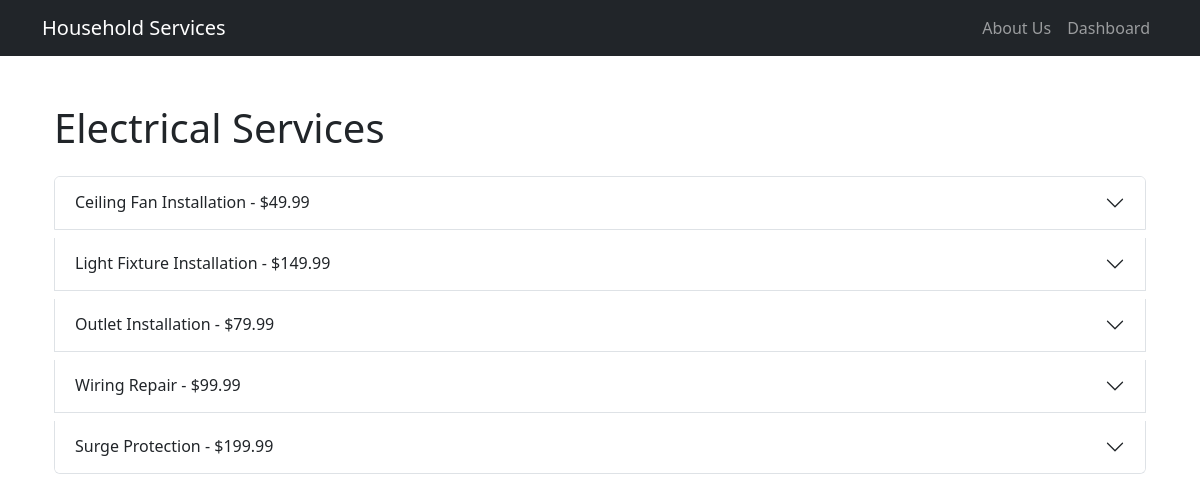
Screenshot of /customer/products/electrical_work (signed in) with the database file from the repository.
### model.py (models this page shows, shortened)
class SubService(db.Model):
    id = db.Column(db.Integer, primary_key=True)
    parent_service_id = db.Column(db.Integer, db.ForeignKey('service.id'), nullable=False)
    name = db.Column(db.String(100), nullable=False)
    description = db.Column(db.Text)
    price = db.Column(db.Float, nullable=False)
    time_required = db.Column(db.Integer, nullable=False)  # in minutes
    is_active = db.Column(db.Boolean, default=True)
    parent_service = db.relationship('Service', backref='sub_services')

### routes.py (the view)
@app.route('/customer/products/<service_type>')
@login_required
def service_products(service_type):
    service = Service.query.filter_by(name=service_type.replace('_', ' ').title()).first()
    if not service:
        flash('Service not found', 'error')
        return redirect(url_for('customer_dashboard'))
    sub_services = SubService.query.filter_by(
        parent_service_id=service.id,
        is_active=True
    ).all()
    template_name = f'customer/products/{service_type}.html'
    return render_template(template_name, sub_services=sub_services, service=service)

### app.py (called while the page is built)
@login_manager.user_loader
def load_user(user_id):
    return User.query.get(int(user_id))

### templates/customer/products/electrical_work.html (shortened to what this page needs)
{% extends "customer/dashboard.html" %}
{% block content %}
<div class="container mt-5">
    <h1 class="mb-4">Electrical Services</h1>
    <div class="accordion" id="servicesAccordion">
        {% for sub_service in sub_services %}
        <div class="accordion-item mb-2">
            <h2 class="accordion-header" id="heading{{ loop.index }}">
                <button class="accordion-button collapsed" type="button" data-bs-toggle="collapse"
                        data-bs-target="#collapse{{ loop.index }}" aria-expanded="false"
                        aria-controls="collapse{{ loop.index }}">
                    {{ sub_service.name }} - ${{ sub_service.price }}
                </button>
            </h2>
        </div>
        {% endfor %}
    </div>
</div>
{% endblock %}

### rows the page displays
SubService: name "Ceiling Fan Installation", price "49.99"
SubService: name "Light Fixture Installation", price "149.99"
SubService: name "Outlet Installation", price "79.99"
SubService: name "Wiring Repair", price "99.99"
SubService: name "Surge Protection", price "199.99"
